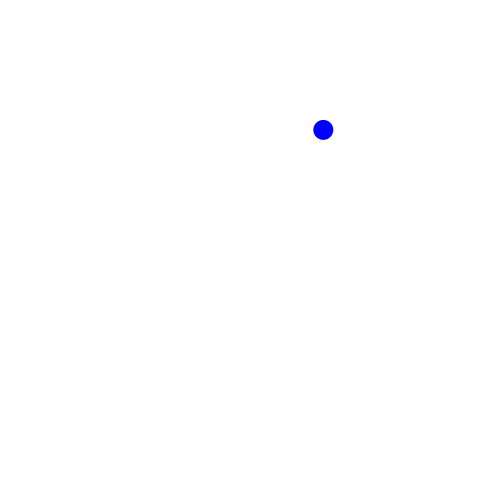
Frame 1 (no input)
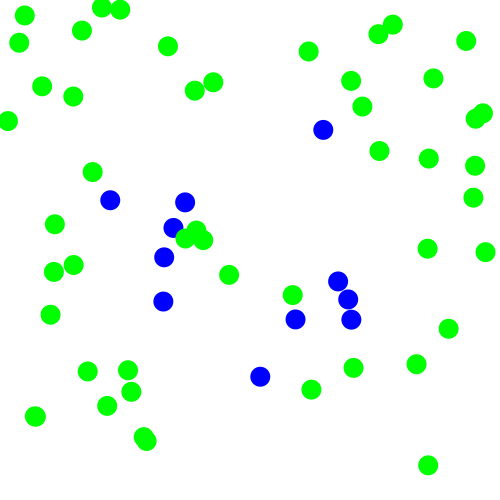
Frame 60 (the mouse pressed at the canvas centre just before this capture)
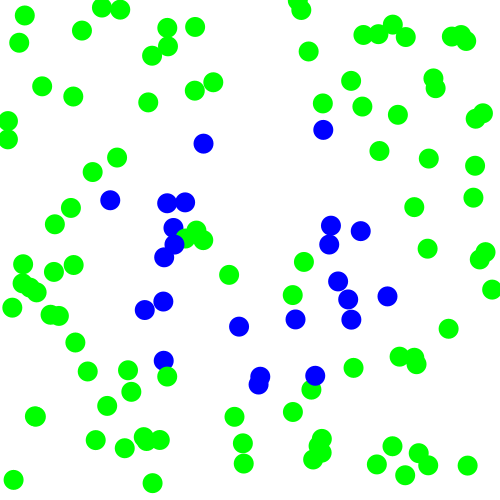
Frame 120 (the mouse held since frame 60 and released just before this capture)

The Processing sketch that drew these frames (run headless with seeded random() and noise(); from frame 60 on, the mouse is pressed at the canvas centre):

// Processing sketch: Question_2_b
// ── Question_2_b.pde
float random_x;
float random_y;
int circle_diameter = 20;
color circle_color;
float centre_circle_x = width/2;
float centre_circle_y = height/2;
int centre_circle_diameter = 150;
float outer_circle_x = width/2;
float outer_circle_y = height/2;
int outer_circle_diameter = 300;

void setup()
{
  size(500,500);
  background(255);
  ellipseMode(CENTER);
  centre_circle_x = width/2;
  centre_circle_y = height/2;
  outer_circle_x = width/2;
  outer_circle_y = height/2;
}

void draw()
{
  random_x = random(0,width);
  random_y = random(0,height);
  
  if (dist(centre_circle_x, centre_circle_y, random_x, random_y) < 0.5*centre_circle_diameter) //<>//
  {
    circle_color = color(0,255,0);
  }
  else if (dist(centre_circle_x, centre_circle_y, random_x, random_y) >= 0.5*centre_circle_diameter &&
          dist(outer_circle_x, outer_circle_y, random_x, random_y) <= 0.5*outer_circle_diameter)
  {
    circle_color = color(0,0,255);
  }
  else
  {
    circle_color = color(0,255,0);
  }
  noStroke();
  fill(circle_color);
  ellipse(random_x, random_y, circle_diameter, circle_diameter);
}
